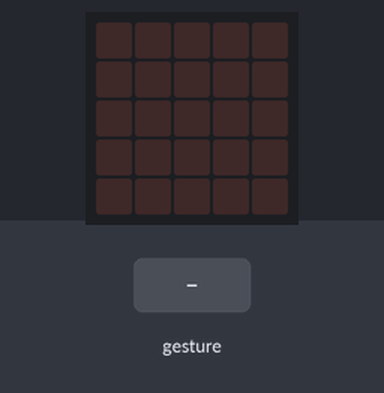
A program run on a simulated BBC micro:bit (MakeCode). Shown: the board's 5×5 LED display. The test bench sets the inputs (shaded band). Random numbers come from a fixed seed; a tilt is held for 1.5 s and a shake lasts 1 s, then the board lies face up again.

Above: at 1.2 s.
1.3 s: gesture 'shake'
At 2.3 s:
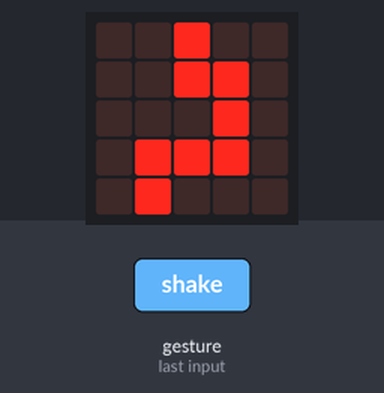
3.0 s: gesture 'shake'
At 3.6 s:
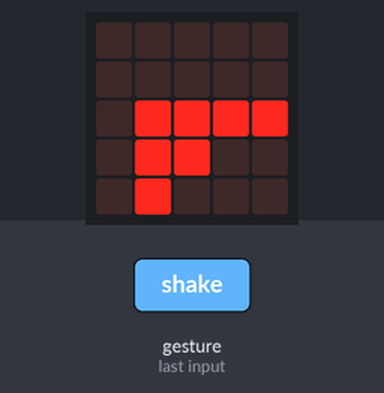
Timing chart, 0 to 6.0 s (numbered marks = the images above; inputs shaded):
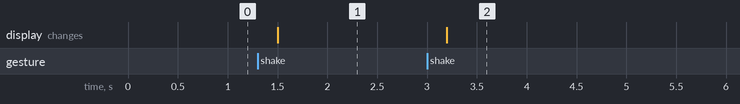

Measured:
- after the input at 1.3 s, the display: changes after 0.20 s (image 1)
- after the input at 3.0 s, the display: changes after 0.20 s (image 2)

The program:

main.ts
```typescript
input.onGesture(Gesture.Shake, function () {
    radio.setGroup(9)
    tool = randint(0, 2)
    if (tool == 0) {
        basic.showLeds(`
            . . # . .
            . . # # .
            . . . # .
            . # # # .
            . # . . .
            `)
    } else if (tool == 1) {
        basic.showLeds(`
            . # . # .
            . # # # .
            . # # # .
            . # # # .
            . . # . .
            `)
    } else {
        basic.showLeds(`
            . . . . .
            . . . . .
            . # # # #
            . # # . .
            . # . . .
            `)
    }
})
let tool = 0
if ((0 as any) == (1 as any)) {

}
```

test.ts
```typescript
// aquí va el archivo "tests"; esto no se compilará cuando este paquete se utilice como una extensión.
```
